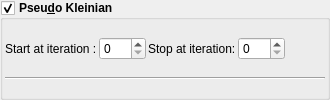
    <widget class="MyGroupBox" name="groupCheck_transf_function_enabledAy">
     <property name="font">
      <font>
       <weight>75</weight>
       <bold>true</bold>
      </font>
     </property>
     <property name="toolTip">
      <string/>
     </property>
     <property name="title">
      <string>Pseu&amp;do Kleinian</string>
     </property>
     <property name="checkable">
      <bool>true</bool>
     </property>
     <layout class="QVBoxLayout" name="verticalLayout_35" stretch="0,0,0">
      <property name="spacing">
       <number>2</number>
      </property>
      <property name="leftMargin">
       <number>2</number>
      </property>
      <property name="topMargin">
       <number>2</number>
      </property>
      <property name="rightMargin">
       <number>2</number>
      </property>
      <property name="bottomMargin">
       <number>2</number>
      </property>
      <item>
       <layout class="QGridLayout" name="gridLayout_17">
        <item row="0" column="3">
         <widget class="MySpinBox" name="spinboxInt_transf_stop_iterations_C">
          <property name="sizePolicy">
           <sizepolicy hsizetype="Minimum" vsizetype="Maximum">
            <horstretch>0</horstretch>
            <verstretch>0</verstretch>
           </sizepolicy>
          </property>
          <property name="font">
           <font>
            <weight>50</weight>
            <bold>false</bold>
           </font>
          </property>
          <property name="maximum">
           <number>250</number>
          </property>
         </widget>
        </item>
        <item row="0" column="2">
         <widget class="QLabel" name="label_262">
          <property name="font">
           <font>
            <weight>50</weight>
            <bold>false</bold>
           </font>
          </property>
          <property name="text">
           <string>Stop at iteration:</string>
          </property>
         </widget>
        </item>
        <item row="0" column="4">
         <spacer name="horizontalSpacer_4">
          <property name="orientation">
           <enum>Qt::Horizontal</enum>
          </property>
          <property name="sizeHint" stdset="0">
           <size>
            <width>40</width>
            <height>2</height>
           </size>
          </property>
         </spacer>
        </item>
        <item row="0" column="1">
         <widget class="MySpinBox" name="spinboxInt_transf_start_iterations_C">
          <property name="sizePolicy">
           <sizepolicy hsizetype="Minimum" vsizetype="Maximum">
            <horstretch>0</horstretch>
            <verstretch>0</verstretch>
           </sizepolicy>
          </property>
          <property name="font">
           <font>
            <weight>50</weight>
            <bold>false</bold>
           </font>
          </property>
          <property name="maximum">
           <number>250</number>
          </property>
         </widget>
        </item>
        <item row="0" column="0">
         <widget class="QLabel" name="label_72">
          <property name="font">
           <font>
            <weight>50</weight>
            <bold>false</bold>
           </font>
          </property>
          <property name="text">
           <string>Start at iteration :</string>
          </property>
         </widget>
        </item>
       </layout>
      </item>
      <item>
       <layout class="QGridLayout" name="gridLayout_72">
        <property name="spacing">
         <number>2</number>
        </property>
       </layout>
      </item>
      <item>
       <widget class="Line" name="line_8">
        <property name="orientation">
         <enum>Qt::Horizontal</enum>
        </property>
       </widget>
      </item>
     </layout>
    </widget>
